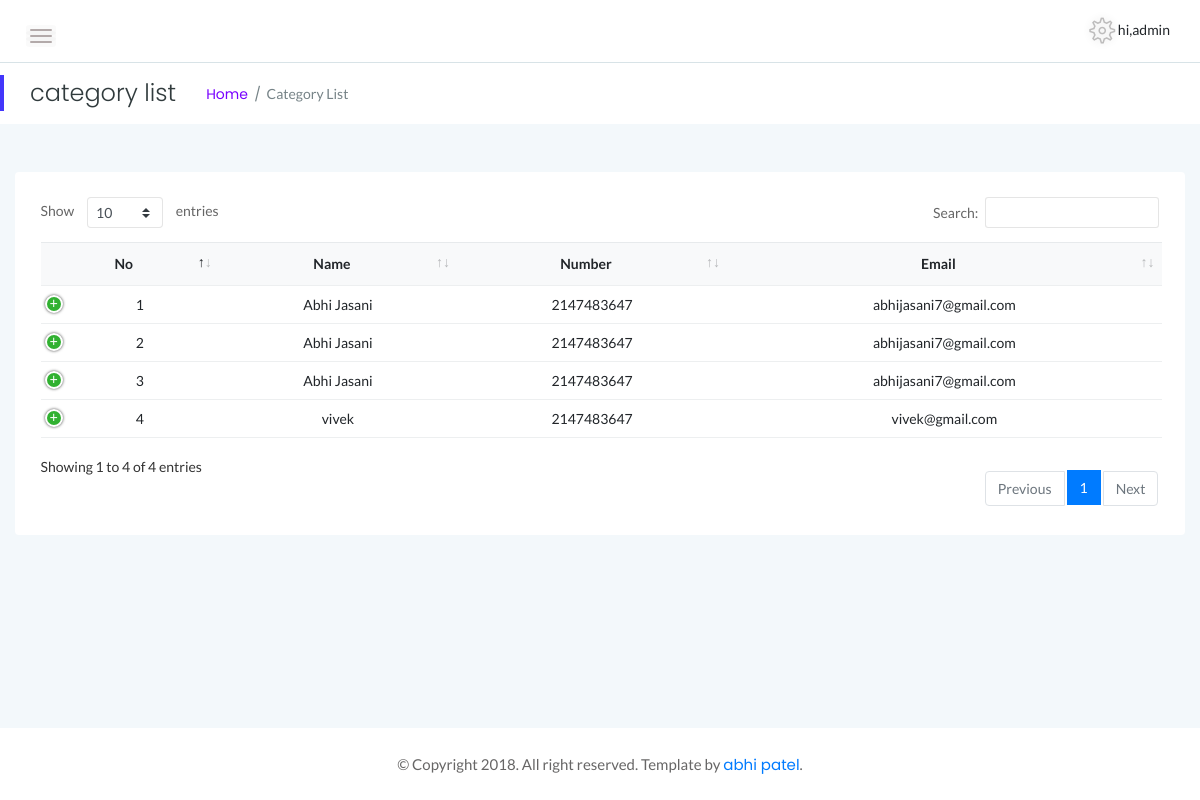
The page /admin/contact.php (signed in) on the database its author committed.
### tables this page shows
CREATE TABLE `contact` (
  `c_id` int(10) NOT NULL,
  `c_nm` varchar(20) NOT NULL,
  `c_mno` int(10) NOT NULL,
  `c_email` varchar(50) NOT NULL,
  `c_msg` varchar(120) NOT NULL,
  `c_time` int(50) NOT NULL
);

### admin/contact.php (the view, shortened to what this page needs)
<?php
include("include/header.php");
?>
<html>
    <head>
    </head>
</html>
            <div class="page-title-area">
                <div class="row align-items-center">
                    <div class="col-sm-6">
                        <div class="breadcrumbs-area clearfix">
                            <h4 class="page-title pull-left">category list</h4>
                            <ul class="breadcrumbs pull-left">
                                <li><a href="index.html">Home</a></li>
                                <li><span>category list</span></li>
                            </ul>
                        </div>
                    </div>
                </div>
            </div>
            <div class="main-content-inner">
                <div class="row">
                    <div class="col-12 mt-5">
                        <div class="card">
                            <div class="card-body">
                                <div class="data-tables">
                                    <table id="dataTable" class="text-center">
                                        <thead class="bg-light text-capitalize">
                                            <tr>
                                                <th>no</th>
                                                <th>name</th>
                                                <th>number</th>
                                                <th>email</th>
                                            </tr>
                                        </thead>
                                        <tbody>
                                       <?php
                                            $cat_q = "select * from contact";
                                            $cat_res = mysqli_query($link,$cat_q);
                                           while($cat_row = mysqli_fetch_assoc($cat_res))
                                           {    echo '<tr>';
                                                echo '<td>'.$cat_row['c_id'].'</td>';
                                                echo '<td>'.$cat_row['c_nm'].'</td>';
                                                echo '<td>'.$cat_row['c_mno'].'</td>';
                                                echo '<td>'.$cat_row['c_email'].'</td>';
                                                echo '</tr>';
                                           }
                                        ?>
                                        </tbody>
                                    </table>
                                </div>
                            </div>
                        </div>
                    </div>
                </div>
            </div>
        </div>
<?php
include("include/footer.php");
?>

### admin/assets/css/styles.css (style rules this page uses)
.card { border: none; border-radius: 4px; background-color: #fff; -webkit-transition: all 0.3s ease 0s; transition: all 0.3s ease 0s; }
.card-body { padding: 25.6px; padding: 1.6rem; }
.main-content-inner { padding: 0 30px 50px; }
.page-title-area { padding: 16px 30px; background: #fff; position: relative; }
.page-title-area:before { content: ''; position: absolute; left: 0; top: 50%; width: 4px; height: 36px; background: var(--primary-color); -webkit-transform: translateY(-50%); transform: translateY(-50%); }
.page-title { font-size: 24px; font-weight: 300; color: #313b3d; letter-spacing: 0; margin-right: 30px; }
ul.breadcrumbs { margin-top: 4px; }
.breadcrumbs li { display: inline-block; }
.breadcrumbs li a, .breadcrumbs li span { display: block; font-size: 14px; font-weight: 400; color: #7801ff; letter-spacing: 0; margin-right: 16px; position: relative; }
.breadcrumbs li a:before { content: '/'; color: #768387; position: absolute; right: -13px; top: 0; }
.breadcrumbs li span { margin-right: 0; color: #768387; text-transform: capitalize; }
table tr th { border-bottom: none; }
table tr th, table tr td { border-top: 1px solid rgba(120, 130, 140, 0.13) !important; }
table.dataTable.no-footer { border-bottom: 1px solid rgba(120, 130, 140, 0.13) !important; }
table.dataTable thead th, table.dataTable thead td { border-bottom-color: transparent; }

### rows shown on the page
contact: c_id "1", c_nm "Abhi Jasani", c_mno "2147483647", c_email "abhijasani7@gmail.com"
contact: c_id "2", c_nm "Abhi Jasani", c_mno "2147483647", c_email "abhijasani7@gmail.com"
contact: c_id "3", c_nm "Abhi Jasani", c_mno "2147483647", c_email "abhijasani7@gmail.com"
contact: c_id "4", c_nm "vivek", c_mno "2147483647", c_email "vivek@gmail.com"

### other values the page prints
$_SESSION['admin']['unm'] "admin"
